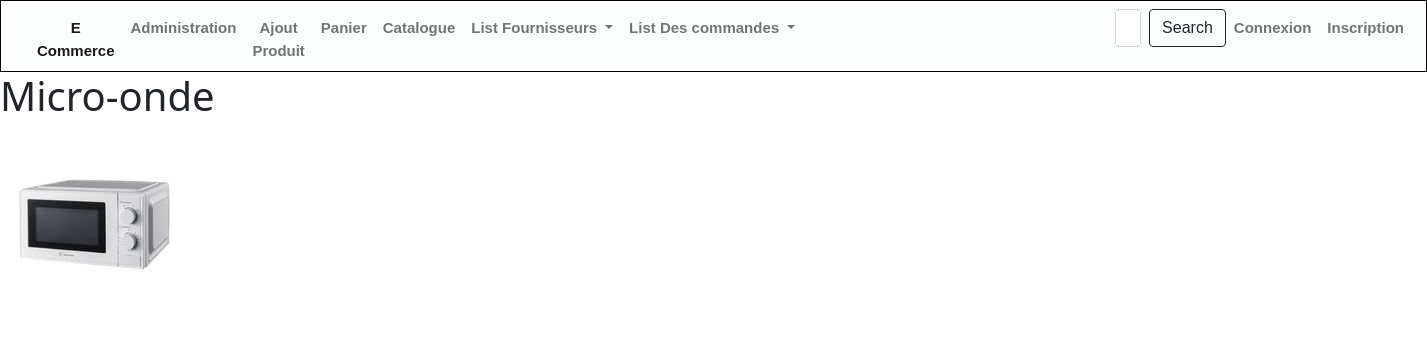
The page /magasin/magasin/6/ on the database its author committed.
### magasin/models.py (models this page shows, shortened)
class Produit(models.Model):
    Categorie = models.ForeignKey('Categorie', on_delete=models.CASCADE, null=True)
    Fournisseur = models.ForeignKey('Fournisseur', on_delete=models.CASCADE, null=True)
    TYPE_CHOICES=[  ('em','emballé'),
                    ('fr','Frais'),
                    ('cs','Conserve')]
    libelle=models.CharField(max_length=100)
    description=models.TextField(default='non définie')
    prix=models.DecimalField(max_digits=10,decimal_places=3,default=0)
    type=models.CharField(max_length=2,choices=TYPE_CHOICES,default='em')
    img =models.ImageField(upload_to='media/', null=True, blank=True)
    stock = models.IntegerField(default=0)

### magasin/views.py (the view)
# urls.py: path('magasin/<int:pk>/', views.product_detail, name='product_detail'),
def product_detail(request, pk):
    product = get_object_or_404(Produit, pk=pk)
    return render(request, 'magasin/detail_product.html', {'product': product})

### magasin/templates/magasin/detail_product.html
{% extends 'magasin/base.html' %}
{% block content %}
  <h1>{{ product.libelle }}</h1>
  <img src="{{ product.img.url }}" alt="{{ product.libelle }}">
  {% endblock %}

### rows shown on the page
Produit: libelle "Micro-onde", img (picture)
